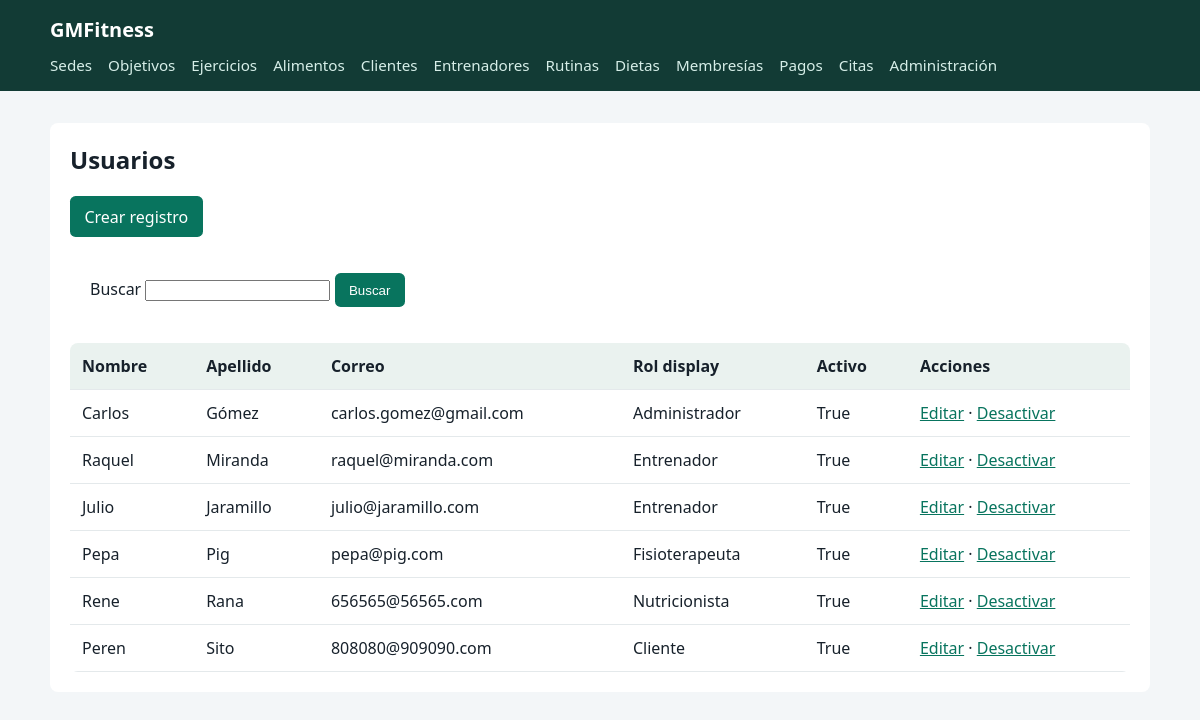
Screenshot of /usuarios/ with the database file from the repository.
### usuarios/models.py (models this page shows, shortened)
class Usuario(models.Model):
    ROLES = [
        ("ADMIN", "Administrador"),
        ("CLIENTE", "Cliente"),
        ("ENTRENADOR", "Entrenador"),
        ("NUTRICIONISTA", "Nutricionista"),
        ("FISIOTERAPEUTA", "Fisioterapeuta"),
    ]
    SEXOS = [
        ("HOMBRE", "Hombre"),
        ("MUJER", "Mujer"),
        ("OTRO", "Otro"),
    ]
    nombre = models.CharField(max_length=100)
    apellido = models.CharField(max_length=100)
    documento = models.CharField(
        max_length=20,
        unique=True
    )
    fecha_nacimiento = models.DateField()
    sexo = models.CharField(
        max_length=20,
        choices=SEXOS
    )
    telefono = models.CharField(
        max_length=20
    )
    correo = models.EmailField(
        unique=True
    )
    password = models.CharField(
        max_length=128
    )
    foto = models.ImageField(
        upload_to="usuarios/",
        blank=True,
        null=True
    )
    rol = models.CharField(
        max_length=20,
        choices=ROLES
    )
    sede = models.ForeignKey(
        "gimnasios.Sede",
        on_delete=models.SET_NULL,
        null=True,
        blank=True,
        related_name="usuarios"
    )
    activo = models.BooleanField(
        default=True
    )
    fecha_registro = models.DateTimeField(
        auto_now_add=True
    )

### common/crud.py (the view)
    def view(request):
        objects = queryset() if callable(queryset) else queryset
        if objects is None:
            objects = model._default_manager.all()
        term = request.GET.get("q", "").strip()
        objects = _search(objects, search_fields, term)
        fields = display_fields or ("id",)
        columns = [_label(model, field) for field in fields]
        rows = []
        for obj in objects:
            cells = []
            for field in fields:
                if field.endswith("_display"):
                    display = getattr(obj, f"get_{field[:-8]}_display", None)
                    value = display() if display else _read_path(obj, field[:-8])
                else:
                    value = _read_path(obj, field.replace(".", "__"))
                cells.append(value)
            rows.append({
                "object": obj,
                "cells": cells,
                "edit_url": reverse(names["edit"], args=(obj.pk,)) if not read_only else None,
                "delete_url": reverse(names["delete"], args=(obj.pk,)) if not read_only else None,
                "action_url": reverse(names["action"], args=(obj.pk,)) if action else None,
                "show_action": bool(
                    action
                    and (
                        not action.get("condition_field")
                        or getattr(obj, action["condition_field"]) == action.get("condition_value")
                    )
                ),
            })
        return render(request, "crud/list.html", {
            "title": title,
            "columns": columns,
            "rows": rows,
            "create_url": reverse(names["create"]) if not read_only else None,
            "list_url": reverse(names["list"]),
            "query": term,
            "soft_delete": bool(soft_delete_field),
            "delete_label": delete_label or ("Desactivar" if soft_delete_field else "Eliminar"),
            "action_label": action.get("label") if action else None,
            "read_only": read_only,
        })

### common/crud.py (called while the page is built)
def _read_path(obj, path):
    value = obj
    for part in path.split("__"):
        if value is None:
            return "—"
        value = getattr(value, part, None)
    return value if value not in (None, "") else "—"

def _label(model, path):
    try:
        field = model._meta.get_field(path.split("__")[-1])
        return str(field.verbose_name).capitalize()
    except Exception:
        return path.replace("__", " ").replace("_", " ").capitalize()

def _search(queryset, fields, term):
    if not term or not fields:
        return queryset
    expression = Q()
    for field in fields:
        expression |= Q(**{f"{field}__icontains": term})
    return queryset.filter(expression)

### gimnasios/templates/crud/list.html (shortened to what this page needs)
{% extends "base.html" %}
{% block content %}
<section class="panel">
    <h1>{{ title }}</h1>
    {% if not read_only %}<p><a class="button" href="{{ create_url }}">Crear registro</a></p>{% endif %}
    <form method="get" class="panel" style="margin: 1rem 0">
        <label for="q">Buscar</label>
        <input id="q" type="search" name="q" value="{{ query }}">
        <button type="submit">Buscar</button>
    </form>
    {% if rows %}
        <div style="overflow-x:auto">
        <table>
            <thead><tr>{% for column in columns %}<th>{{ column }}</th>{% endfor %}{% if not read_only or action_label %}<th>Acciones</th>{% endif %}</tr></thead>
            <tbody>
                {% for row in rows %}
                    <tr>
                        {% for cell in row.cells %}<td>{{ cell|default:"—" }}</td>{% endfor %}
                        {% if not read_only or action_label %}<td>
                            {% if not read_only %}<a href="{{ row.edit_url }}">Editar</a> · <a href="{{ row.delete_url }}">{{ delete_label }}</a>{% endif %}
                        </td>{% endif %}
                    </tr>
                {% endfor %}
            </tbody>
        </table>
        </div>
    {% else %}
        <p>No hay registros para mostrar.</p>
    {% endif %}
</section>
{% endblock %}

### gimnasios/templates/base.html (style rules this page uses)
:root { font-family: system-ui, sans-serif; color: #17212b; background: #f3f6f8; }
body { margin: 0; }
h1 { margin-top: 0; }
a { color: #08745e; }
.panel, table { background: white; border-radius: .5rem; }
.panel { padding: 1.25rem; }
table { width: 100%; border-collapse: collapse; overflow: hidden; }
th, td { padding: .75rem; border-bottom: 1px solid #e4e9eb; text-align: left; }
th { background: #eaf2ef; }
button, .button { display: inline-block; border: 0; border-radius: .35rem; padding: .6rem .9rem; background: #08745e; color: white; text-decoration: none; cursor: pointer; }
input, select, textarea { max-width: 100%; }

### rows the page displays
Usuario: cells "Carlos" "Gómez" "carlos.gomez@gmail.com" "Administrador" "True", delete_label "Desactivar"
Usuario: cells "Raquel" "Miranda" "raquel@miranda.com" "Entrenador" "True", delete_label "Desactivar"
Usuario: cells "Julio" "Jaramillo" "julio@jaramillo.com" "Entrenador" "True", delete_label "Desactivar"
Usuario: cells "Pepa" "Pig" "pepa@pig.com" "Fisioterapeuta" "True", delete_label "Desactivar"
Usuario: cells "Rene" "Rana" "656565@56565.com" "Nutricionista" "True", delete_label "Desactivar"
Usuario: cells "Peren" "Sito" "808080@909090.com" "Cliente" "True", delete_label "Desactivar"

### other values shown
{{ title }} "Usuarios"
{{ column }} "Nombre" "Apellido" "Correo" "Rol display" "Activo"
